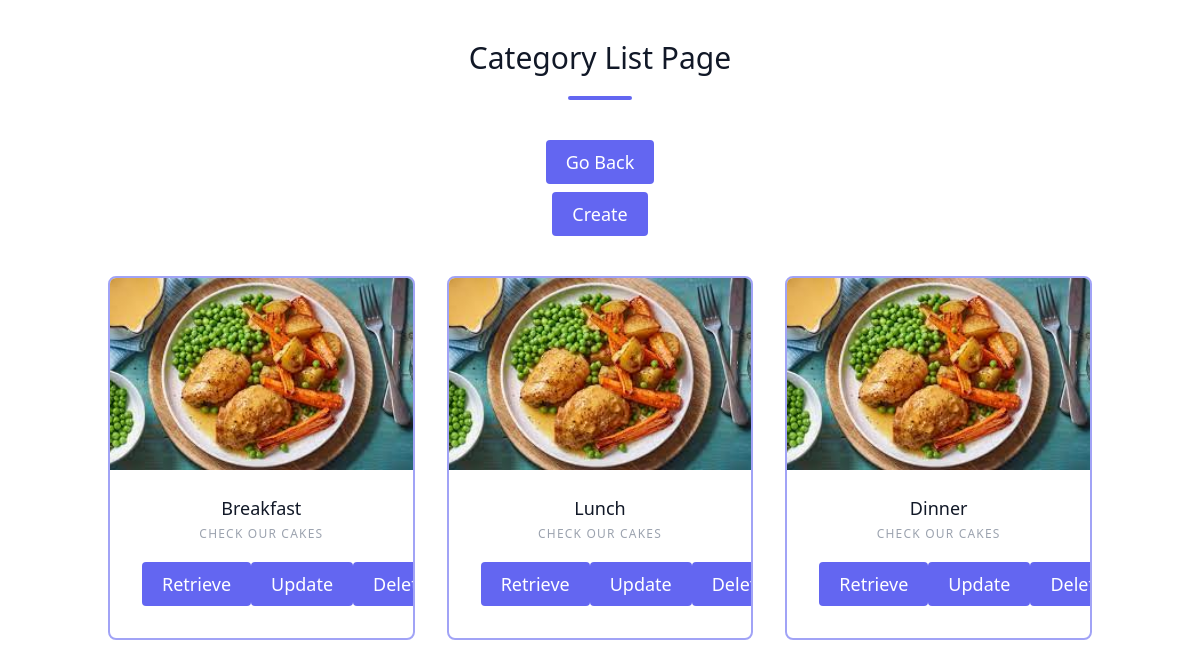
Page /project-design/category-list-page/ (signed in) on the committed database.
### ProjectDesign/models.py (models this page shows, shortened)
class Category(models.Model):
    title = models.CharField(max_length=20, unique=True, default='Cakes')
    subtitle = models.CharField(max_length=50, default='Check our cakes ')
    image = models.ImageField(upload_to='Category/', default='default.jpg')
    description = fields.RichTextField()
    slug = models.SlugField(unique=True, blank=True)
    def get_class_name(self):
        return self.__class__.__name__
    def get_object_retrieve_url(self):
        return reverse('ProjectDesign:category-retrieve-page',
                       kwargs={
                           'slug': self.slug
                       })
    def get_object_update_url(self):
        return reverse('ProjectDesign:category-update-page',
                       kwargs={
                           'slug': self.slug
                       })
    def get_object_delete_url(self):
        return reverse('ProjectDesign:category-delete-page',
                       kwargs={
                           'slug': self.slug
                       })

### ProjectDesign/views.py (the view)
# urls.py: path('category-list-page/', category_list_view, name='category-list-page'),
@staff_member_required()
def category_list_view(request):
    objects_list = Category.objects.all()
    template_name = 'ProjectDesign/Category/a-category-list-page.html'
    context = {
        'title': 'Category List',
        'objects_list': objects_list
    }
    return render(request, template_name, context)

### ProjectDesign/templates/ProjectDesign/Category/a-category-list-page.html
{% extends 'ProjectDesign/extras/base.html' %}
{% block content %}
<section class="text-gray-600 body-font">
    <div class="container px-5 py-10 mx-auto">
        <div class="flex flex-col text-center w-full mb-10">
            <h1 class="sm:text-3xl text-2xl font-medium title-font text-gray-900">
                {{ objects_list.first.get_class_name }} List Page
            </h1>
            <div class="flex pt-5 justify-center">
                <div class="w-16 h-1 rounded-full bg-indigo-500 inline-flex"></div>
            </div>
        </div>
        <div class="flex flex-col justify-center mb-10 w-full">
            <a href="{% url 'ProjectDesign:entry-page' %}" class="mx-auto text-white bg-indigo-500 border-0 py-2 px-5 mb-2 focus:outline-none hover:bg-indigo-600 rounded text-lg">Go Back</a>
            <a href="{% url 'ProjectDesign:category-create-page' %}" class="mx-auto text-white bg-indigo-500 border-0 py-2 px-5 focus:outline-none hover:bg-indigo-600 rounded text-lg">Create</a>
        </div>
        <div class="flex flex-wrap -m-4 justify-center">
            {% for object in objects_list %}
            <div class="p-4 md:w-1/3 text-center items-center">
                <div class="h-full border-2 border-indigo-500 border-opacity-60 rounded-lg overflow-hidden">
                    <img class="lg:h-48 md:h-36 w-full object-cover object-center" src="{{ object.image.url }}" alt="blog">
                    <div class="p-6">
                        <h1 class="title-font text-lg font-medium text-gray-900 mb-1">{{ object.title }}</h1>
                        <h2 class="tracking-widest text-xs title-font font-medium text-gray-400 uppercase mb-3">{{ object.subtitle }}</h2>
                        <div class="flex p-2 mt-2 w-full">
                            <a href="{{ object.get_object_retrieve_url }}" class="mx-auto text-white bg-indigo-500 border-0 py-2 px-5 mx-2 focus:outline-none hover:bg-indigo-600 rounded text-lg">Retrieve</a>
                            <a href="{{ object.get_object_update_url }}" class="mx-auto text-white bg-indigo-500 border-0 py-2 px-5 mx-2 focus:outline-none hover:bg-indigo-600 rounded text-lg">Update</a>
                            <a href="{{ object.get_object_delete_url }}" class="mx-auto text-white bg-indigo-500 border-0 py-2 px-5 mx-2 focus:outline-none hover:bg-indigo-600 rounded text-lg">Delete</a>
                        </div>
                    </div>
                </div>
            </div>
            {% endfor %}
        </div>
    </div>
</section>
{% endblock content %}

### ProjectDesign/templates/ProjectDesign/extras/base.html (shortened to what this page needs)
<!doctype html>
<html lang="en">
<head>
    <link href="https://unpkg.com/tailwindcss@^2/dist/tailwind.min.css" rel="stylesheet">
</head>
<body>
    {% block content %}
    {% endblock content %}
</body>
</html>

### rows in the picture
Category: first.get_class_name "Category", image (picture), title "Breakfast", subtitle "CHECK OUR CAKES"
Category: image (picture), title "Lunch", subtitle "CHECK OUR CAKES"
Category: image (picture), title "Dinner", subtitle "CHECK OUR CAKES"
